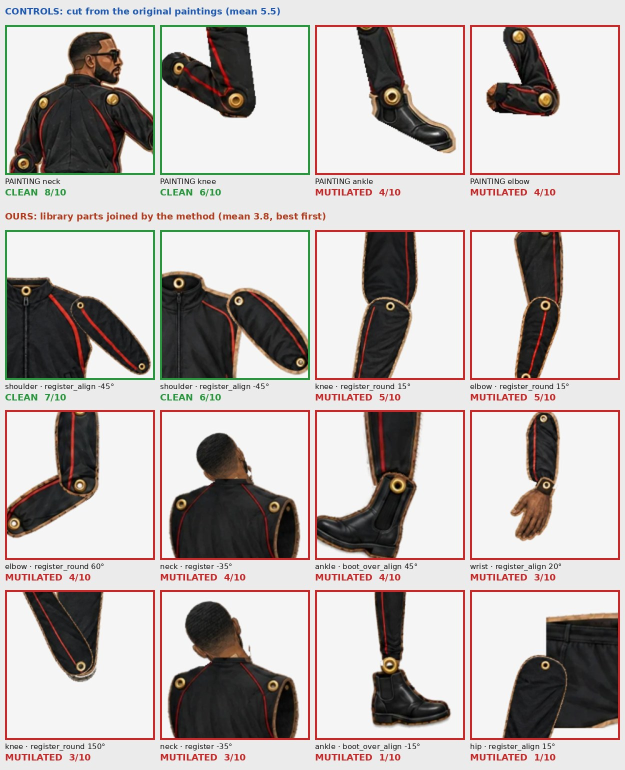
#> input picture shots/scion2/evolve/joints/round07_status_board.jpg, 1250 x 1540 px (shown at 1/2 size); its folder holds only this picture in this run
$ python -i parts.py   (imports and definitions only)
#> lines starting #> are read from the running program, lines starting #| are printed output that depends on the picture
"""Parts on library2's canonical grid (10 px per cm, pivot at a fixed canvas point, primary axis fixed).

parts(char, costume=None, part=None) -> list of Part dicts:
  key, part, source ('library2' or 'onfly'), img (RGBA uint8 on the canonical canvas, BGRA order), pivot (canvas xy),
  kp {name: xy} (canonical keypoints: head neck/crown/chin/eye_line, torso neck/shoulder_l/r, limb tip, pelvis hips),
  brads (canonical xy array), view (front / three-quarter / side / back / None), facing, side (L / R / None),
  state, character, costume, src_card
library2 parts are read from shots/scion2/library2/index.json (status ok; never modified here). Part types library2 does
not have yet are regularised on the fly the same way from the old library: card anchors from evolve/cards.prep
(limb A = proximal joint, B = distal; hand A wrist; foot A ankle; pelvis waist + hips), uniform scale to 10 px/cm from
the card's px/cm, rotated so pivot -> tip follows the grid's axis; hygiene junk is skipped.
"""
import functools, json, math, os, sys
import numpy as np, cv2

HERE = os.path.dirname(os.path.abspath(__file__))
SC2 = os.path.abspath(os.path.join(HERE, '..', '..'))
LIB2 = os.path.join(SC2, 'library2')
sys.path.insert(0, SC2)
sys.path.insert(0, os.path.join(LIB2, 'tools'))
from common import GRID, CANON_PPC  # noqa: E402  (library2's grid, read-only)
from evolve import library as LB, cards as CD  # noqa: E402
from evolve.puzzle import hygiene as HY  # noqa: E402

VIEW = {'front': 'front', 'threequarter': 'three-quarter', 'side': 'side', 'profile': 'side', 'back': 'back',
        'threequarter_back': 'back', 'three-quarter': 'three-quarter', 'three-quarter-back': 'back'}


# [7 lines left out: function _read, not called in this run]


_GC = {}
GATE_CACHE = os.path.join(HERE, 'gate_cache_b0707fa.json')   # library2 b0707fa: new skin-tone gate; qa/results predate it


# [35 lines left out: functions gate_fail, lib2_index, not called in this run]


def defringe(img):
    """round 03 (critic: white halos at the joins): the cut-out's light fringe -- light, low-saturation pixels within
    0.3 cm of the outline -- takes the colour of the part's interior nearby, and the alpha is eroded 1 px"""
    a = img[..., 3]
    solid = (a > 250).astype(np.uint8)
    inner = cv2.erode(solid, np.ones((7, 7), np.uint8))
    if inner.sum() < 50:
        return img
    rgb = img[..., :3].astype(np.float32)
    w = cv2.blur(inner.astype(np.float32), (15, 15))
    avg = cv2.blur(rgb * inner[..., None], (15, 15)) / np.maximum(w[..., None], 1e-3)
    band = (a > 0) & (inner == 0)
    hsv = cv2.cvtColor(img[..., :3], cv2.COLOR_BGR2HSV)
    light = (hsv[..., 2] > 170) & (hsv[..., 1] < 70)
    fix = band & light & (w > .02)
    out = img.copy()
    out[..., :3][fix] = np.clip(avg[fix], 0, 255).astype(np.uint8)
    out[..., 3] = cv2.erode(a, np.ones((3, 3), np.uint8))
    return out


# [90 lines left out: functions from_lib2, onfly, parts, not called in this run]

>>> import cv2
>>> picture = cv2.imread('round07_status_board.jpg', cv2.IMREAD_GRAYSCALE)
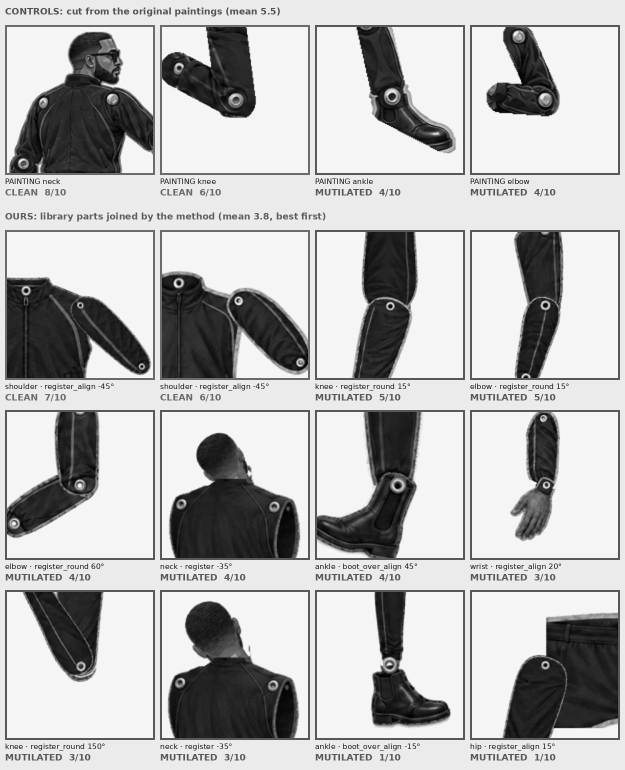
#> picture: shape (1540, 1250) (shown at 1/2 size); min 0, max 255, mean 183.8
>>> result = defringe(picture)
#> in defringe, `a = img[..., 3]`: a = 1540 values from 235 to 235
#> in defringe, `solid = (a > 250).astype(np.uint8)`: solid = 1540 values from 0 to 0

$ run again, on shots/scion2/evolve/joints/round08_status_board.jpg
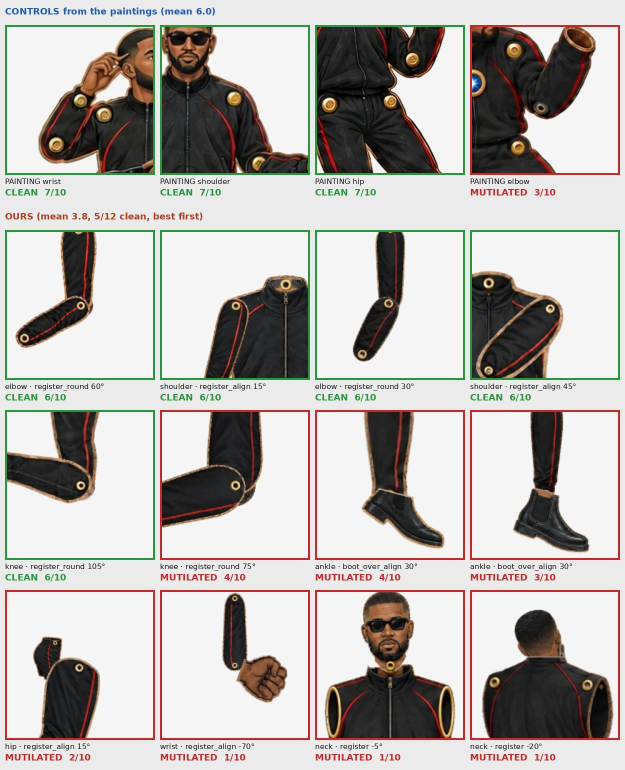
#> input picture shots/scion2/evolve/joints/round08_status_board.jpg, 1250 x 1540 px (shown at 1/2 size)
#> `picture = cv2.imread('round07_status_board.jpg', cv2.IMREAD_GRAYSCALE)`:
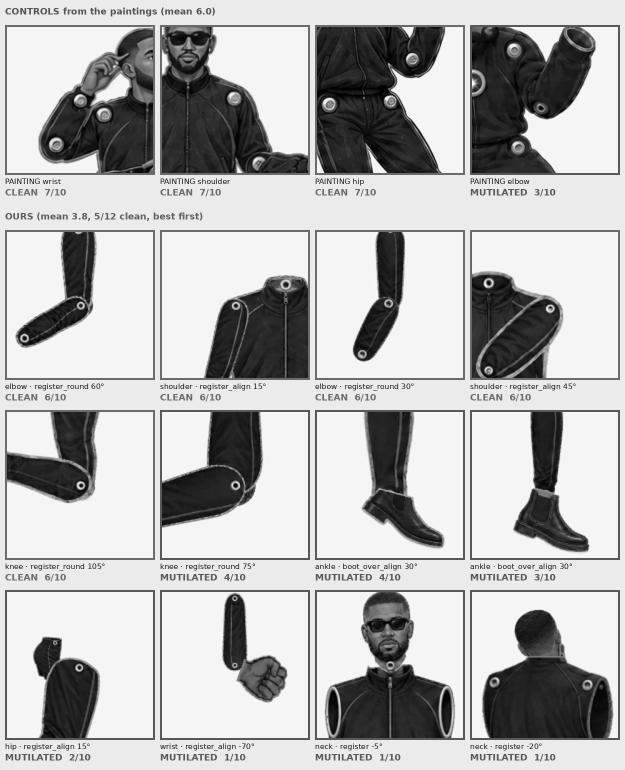
#> picture: shape (1540, 1250) (shown at 1/2 size); min 0, max 255, mean 182
#> a = 1540 values from 235 to 235
#> solid = 1540 values from 0 to 0
